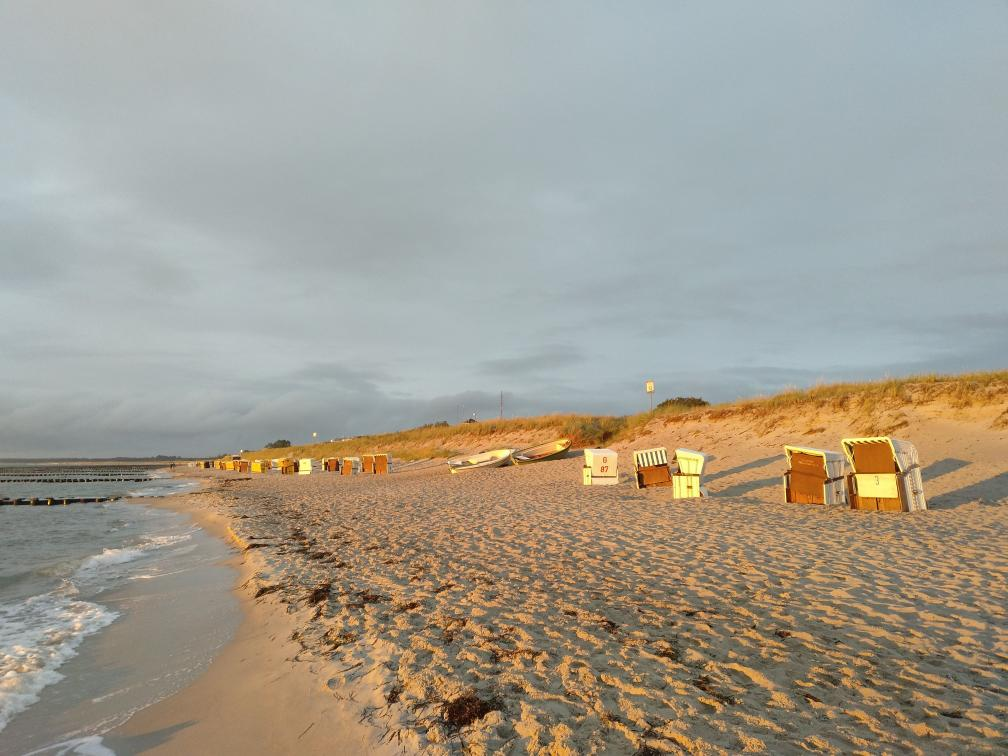
#> input picture lesson_2/data/sea.jpg, 1008 x 756 px
$ jupyter execute Homework.ipynb
#> lines starting #> are read from the running program, lines starting #| are printed output that depends on the picture
# HOMEWORK 2
For this homework you will have to complete and implement the colour balancing for:
* Gray world algorithm
* Scale-by-max algorithm

You are free to use your own images. Experiment with more images and think about the effect each of the algorithms has on the resulting (balanced) image.

### Colour Balancing
In this notebook we will show different type of colour balancing making use of von Kries' hypothesis.

[cell 1]
import cv2
import numpy as np
from matplotlib import pyplot as plt
plt.rcParams['figure.figsize'] = [15, 5]

[cell 2]
img = cv2.imread('./data/sea.jpg')
#> img is the input picture: shape (756, 1008, 3); mean B, G, R 144.1, 156.8, 162.3
img = cv2.cvtColor(img, cv2.COLOR_BGR2RGB)
plt.imshow(img)

### White patch
In white patch algorithm we choose a group of pixels we know they should be white. We then scale the resulting image colour channels by this white patch.

[cell 3]
# Define white patch and the coefficients
row, col = 485, 864
white = img[row, col, :]
#> white = [252, 242, 127]

coeffs = 255.0/white
#> coeffs = [1.01, 1.05, 2.01]

# Apply white balancing and generate balanced image
balanced = np.zeros_like(img, dtype=np.float32)

for channel in range(3):
    balanced[..., channel] = img[..., channel] * coeffs[channel]
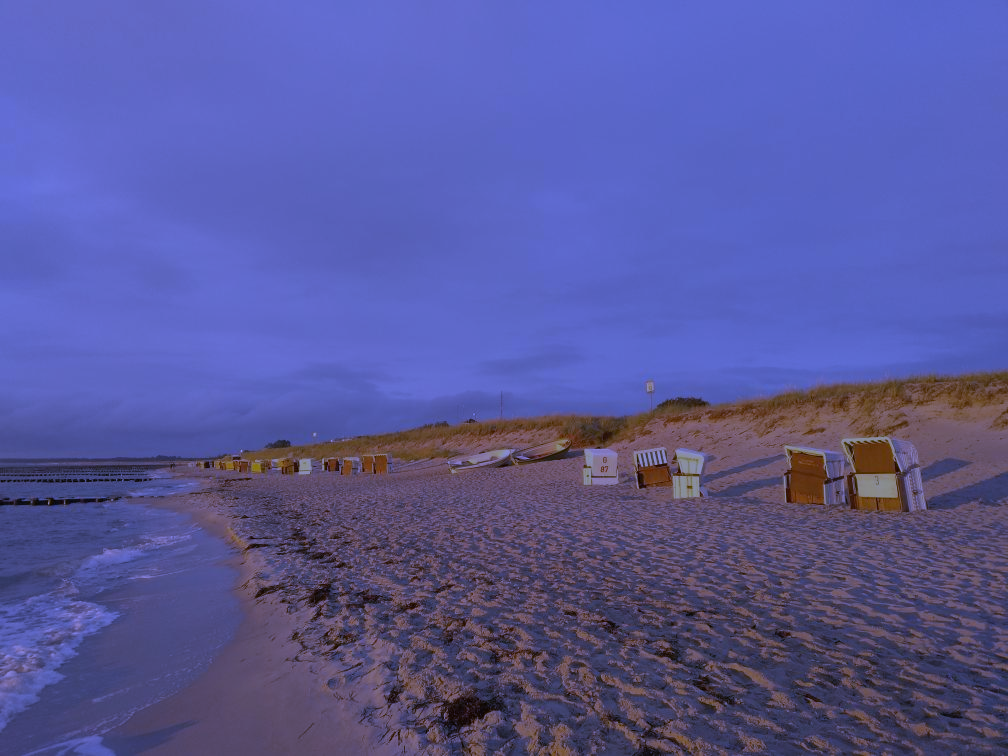
#> balanced: shape (756, 1008, 3) float32; mean R, G, B 164.2, 165.2, 289.2; drawn with min black and max white

# White patching does not guarantee that the dynamic range is preserved, images must be clipped.
balanced = balanced/255
balanced[balanced > 1] = 1
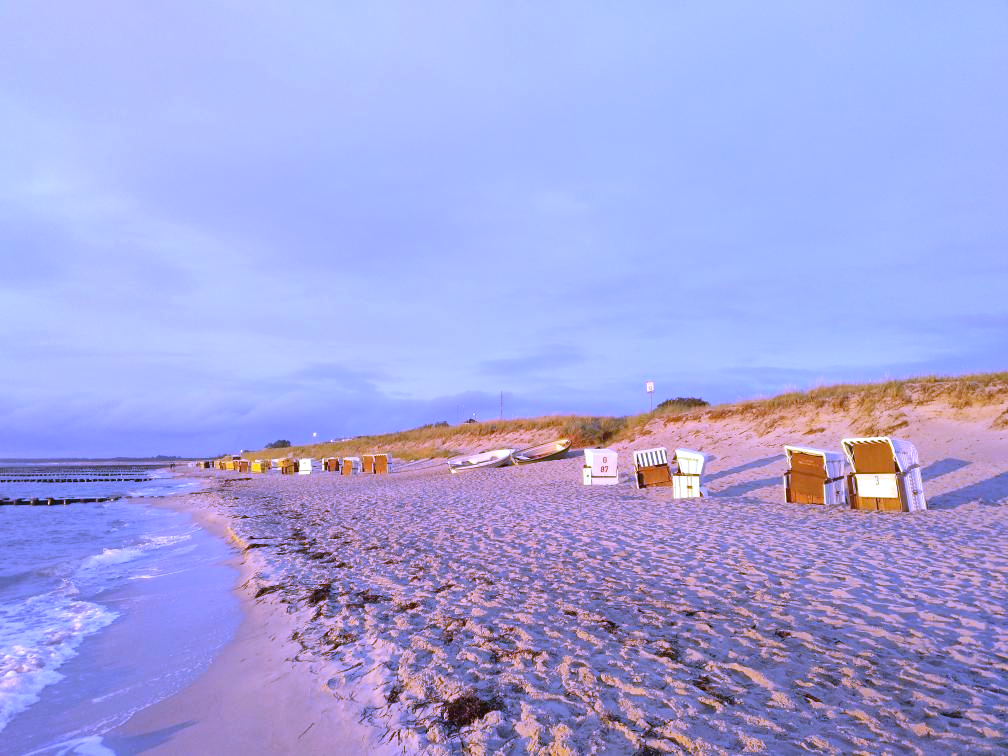
#> balanced: shape (756, 1008, 3) float32; mean R, G, B 0.644, 0.648, 0.879

plt.subplot(121), plt.imshow(img)
plt.subplot(122), plt.imshow(balanced)
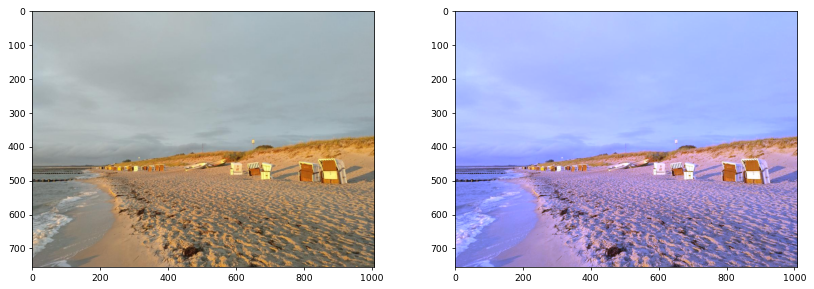
#> figure drawn by matplotlib, 2 panels

### Gray world
This algorithm assumes that a scene, on average, is gray.

[cell 4]
# Load your image
img = cv2.imread('./data/test.jpeg')
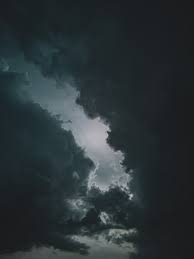
#> input picture lesson_2/data/test.jpeg, 194 x 259 px
#> img is the input picture: shape (259, 194, 3); mean B, G, R 54.5, 50.9, 42.2
img = cv2.cvtColor(img, cv2.COLOR_BGR2RGB)

red, green, blue = cv2.split(img)
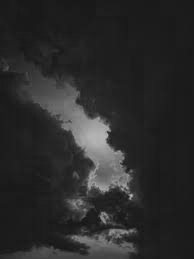
#> red: shape (259, 194); min 18, max 191, mean 42.2
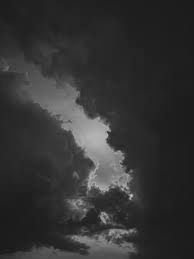
#> green: shape (259, 194); min 24, max 202, mean 50.9

# Compute the mean values for all three colour channels (red, green, blue)
mean_r = np.average(red)
#> mean_r = 42.25
mean_g = np.average(green)
#> mean_g = 50.9
mean_b = np.average(blue)
#> mean_b = 54.47

k = np.average([mean_r, mean_g, mean_b])
#> k = 49.21

# Compute the coefficients kr, kg, kb
# Note: there are 3 coefficients to compute but we only have 2 equations.
# Therefore, you have to make an assumption, fix the value of one of the
# coefficients and compute the remining two
# Hint: You can fix the coefficient of the brightest colour channel to 1.
kr = k / mean_r
#> kr = 1.16
kg = k / mean_g
#> kg = 0.967
kb = k / mean_b
#> kb = 0.903

kr = kr if kr < 1 else 1
#> kr = 1
kg = kg if kg < 1 else 1
kb = kb if kb < 1 else 1

# Apply color balancing and generate the balanced image
new_r = np.multiply(kr, red)
new_g = np.multiply(kg, green)
new_b = np.multiply(kb, blue)

balanced = np.zeros_like(img, dtype=np.float32)

balanced[:, :, 0] = np.multiply(kr, red)
#> balanced: shape (259, 194, 3) float32
balanced[:, :, 1] = np.multiply(kg, green)
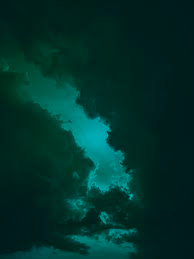
#> balanced: shape (259, 194, 3) float32; mean of channels 0, 1, 2 42.2, 49.2, 0; drawn as B, G, R
balanced[:, :, 2] = np.multiply(kb, blue)

balanced = np.where(balanced > 255.0, 255, balanced).astype(np.uint8)

# Show the original and the balanced image side by side
plt.subplot(121), plt.imshow(img)
plt.subplot(122), plt.imshow(balanced)

### Scale-by-max
This is a straightforward algorithm that scales each colour channel by its maximum value. Note that it is sensitive to noise and saturations.

[cell 5]
# Load your image
img = cv2.imread('./data/test.jpeg')
img = cv2.cvtColor(img, cv2.COLOR_BGR2RGB)

red, green, blue = cv2.split(img)

# Compute the maximum values for all three colour channels (red, green, blue)
max_r = np.max(red)
#> max_r = 191
max_g = np.max(green)
#> max_g = 202
max_b = np.max(blue)
#> max_b = 206

print('max_r = ', max_r)
#| max_r =  191
print('max_g = ', max_g)
#| max_g =  202
print('max_b = ', max_b)
#| max_b =  206

# Apply scale-by-max balancing and generate the balanced image

balanced = np.zeros_like(img, dtype=np.float32)

balanced[:, :, 0] = np.multiply(255 / max_r, red)
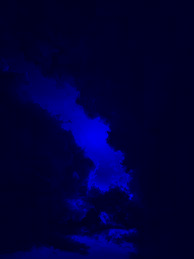
#> balanced: shape (259, 194, 3) float32; mean of channels 0, 1, 2 56.4, 0, 0; drawn as B, G, R
balanced[:, :, 1] = np.multiply(255 / max_g, green)
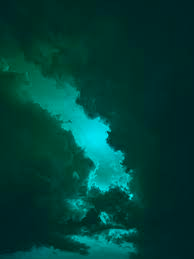
#> balanced: shape (259, 194, 3) float32; mean of channels 0, 1, 2 56.4, 64.3, 0; drawn as B, G, R
balanced[:, :, 2] = np.multiply(255 / max_b, blue)
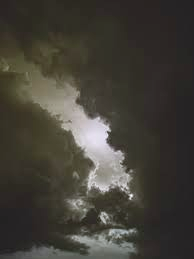
#> balanced: shape (259, 194, 3) float32; mean of channels 0, 1, 2 56.4, 64.3, 67.4; drawn as B, G, R

balanced = np.where(balanced > 255.0, 255, balanced).astype(np.uint8)

plt.subplot(121), plt.imshow(img)
plt.subplot(122), plt.imshow(balanced)
